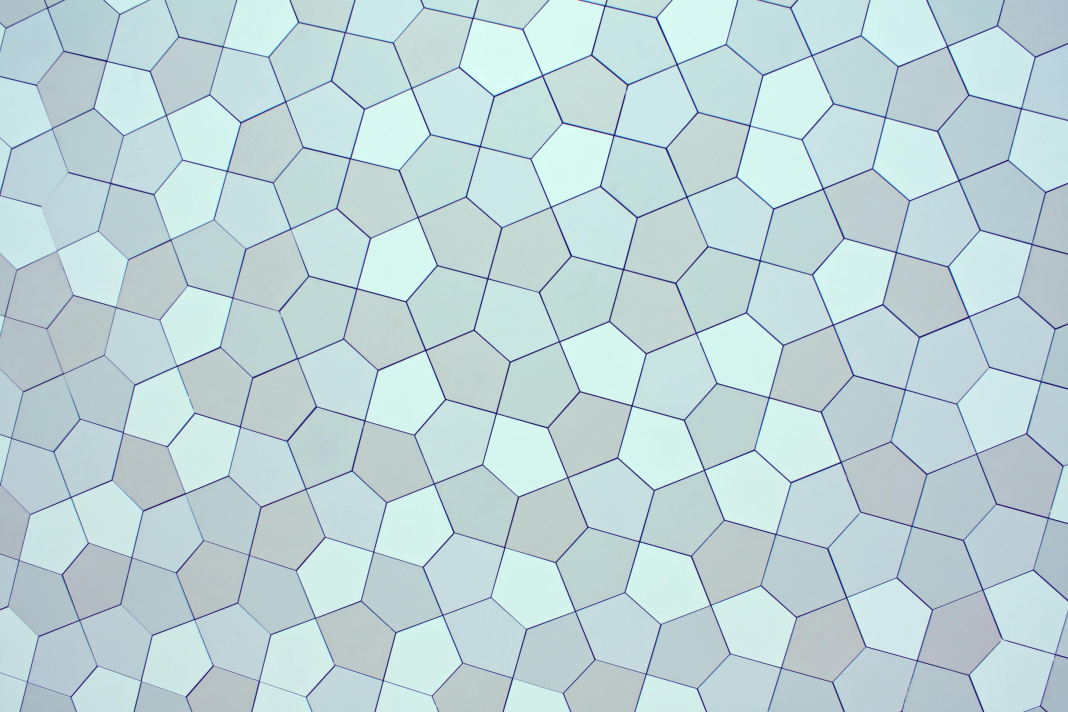
#> input picture geometry.jpg, 4272 x 2848 px (shown at 1/4 size)
$ python cv2Only.py
#> lines starting #> are read from the running program, lines starting #| are printed output that depends on the picture; after the words box and inside, x2 and y2 are one past the last pixel; in counts of white or black regions, pixels touching at a corner belong together
import numpy as np
import cv2

# load image and shrink - it's massive
img = cv2.imread("geometry.jpg")
#> img is the input picture: shape (2848, 4272, 3); mean B, G, R 216.8, 213.6, 191.1
img = cv2.resize(img, None,fx=0.25, fy=0.25, interpolation = cv2.INTER_CUBIC)
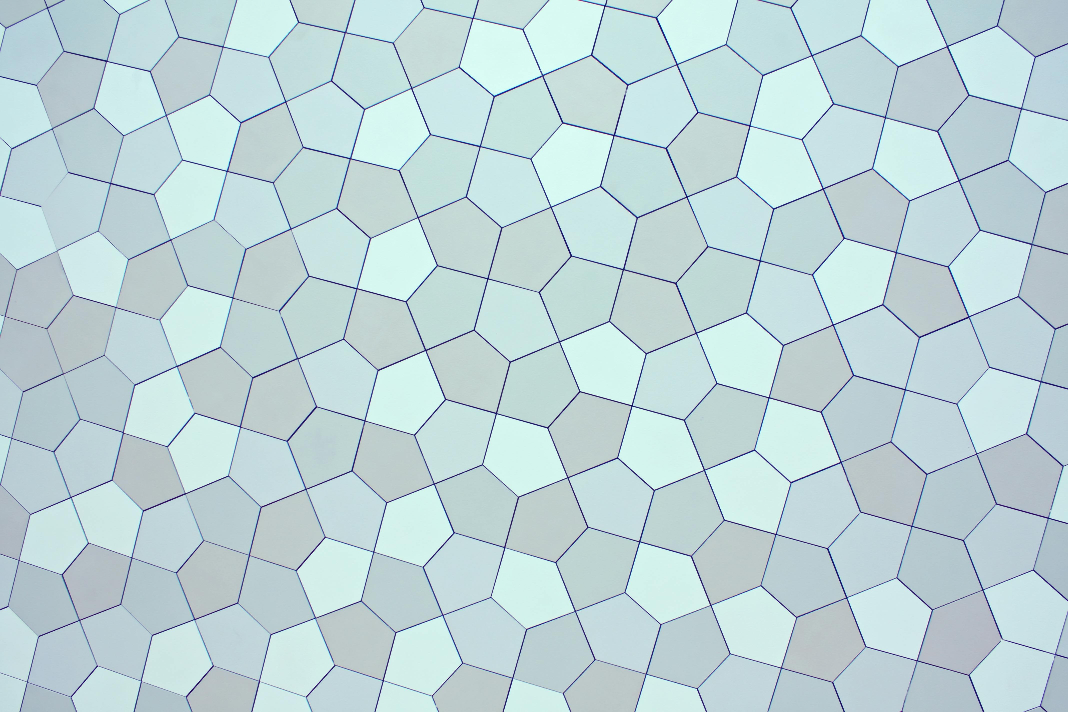
#> img: shape (712, 1068, 3); mean B, G, R 216.8, 213.6, 191.1

# get a blank canvas for drawing contour on and convert img to grayscale
canvas = np.zeros(img.shape, np.uint8)
img2gray = cv2.cvtColor(img,cv2.COLOR_BGR2GRAY)
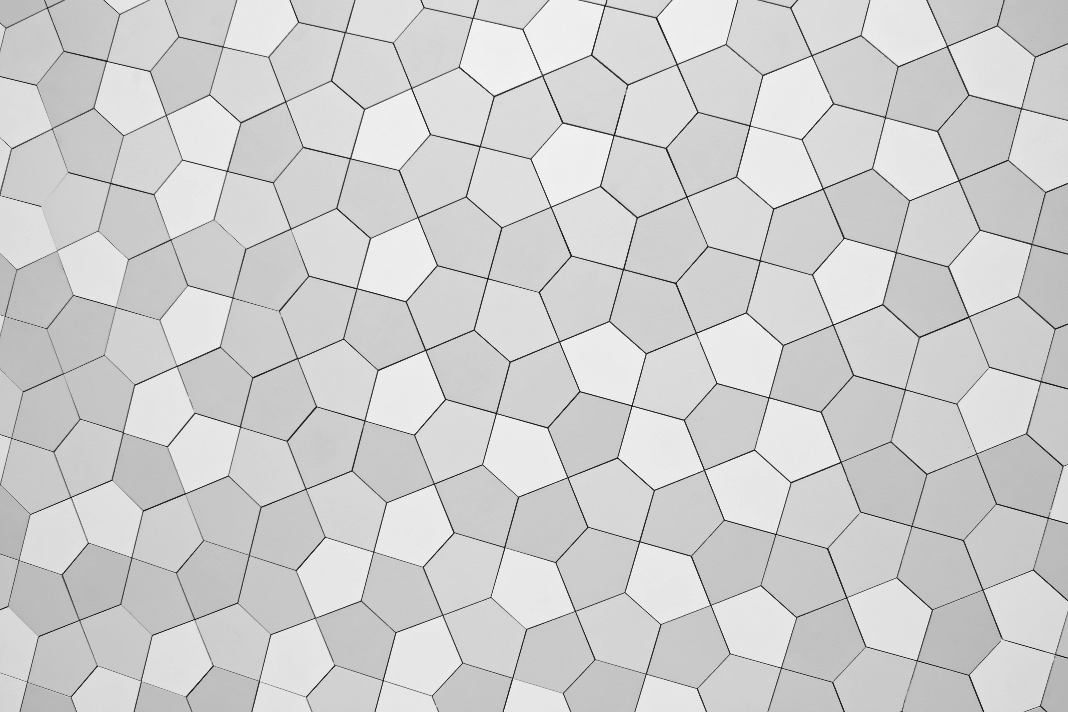
#> img2gray: shape (712, 1068); min 17, max 251, mean 207.2

# filter out small lines between counties
kernel = np.ones((5,5),np.float32)/25
img2gray = cv2.filter2D(img2gray,-1,kernel)

# threshold the image and extract contours
ret,thresh = cv2.threshold(img2gray,250,255,cv2.THRESH_BINARY_INV)
#> thresh: shape (712, 1068); every value is 255
_, contours = cv2.findContours(thresh, cv2.RETR_TREE, cv2.CHAIN_APPROX_NONE)
#> contours = [[-1, -1, -1, -1]]


# find the main island (biggest area)
cnt = contours[0]
#> cnt = [[-1, -1, -1, -1]]
#> (the run stopped early here; a loop or call above may not have finished)
